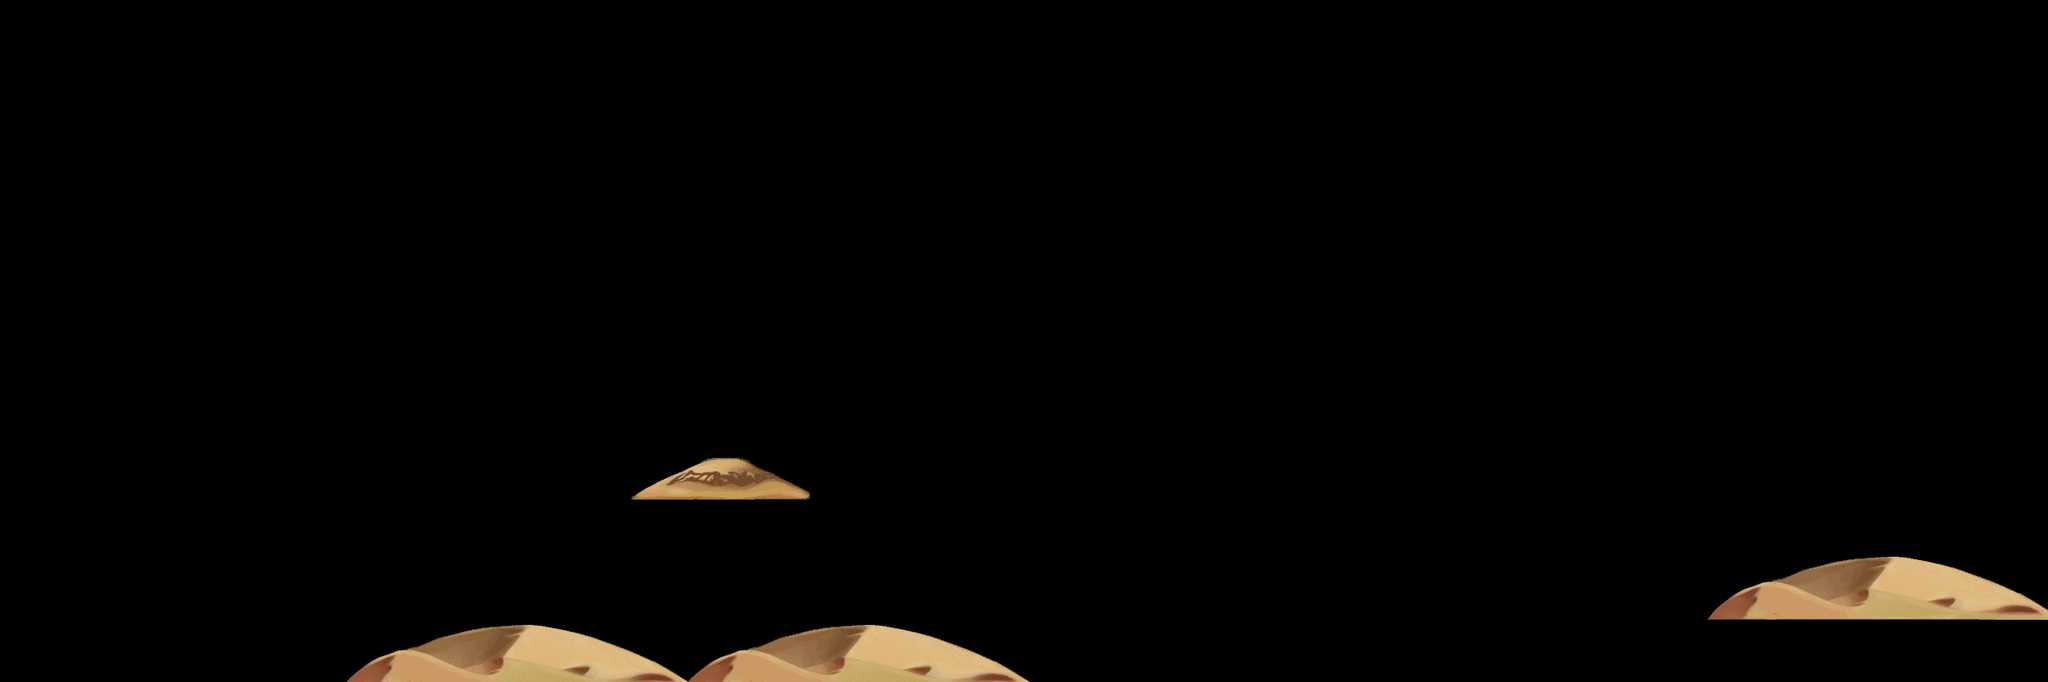

This is a level from a 2D game, rendered from its Tiled map with the project's own tilesets. A one-line summary and the map file follow, with tile-layer data summarised:
An orthogonal 60x20 tile map with 40x40 px tiles, 2 tile layers (land1, land2).

<map version="1.0" orientation="orthogonal" width="60" height="20" tilewidth="40" tileheight="40">
 <tileset firstgid="1" name="d-jinjing" tilewidth="40" tileheight="40">
  <image source="d-jinjing.png" width="1145" height="916" />
 </tileset>
 <layer name="land1" width="60" height="20">
  <data>[1200 cells, 148 non-empty, 111 distinct tile ids]</data>
 </layer>
 <layer name="land2" width="60" height="20">
  <data>[1200 cells, 42 non-empty, 42 distinct tile ids]</data>
 </layer>
</map>
